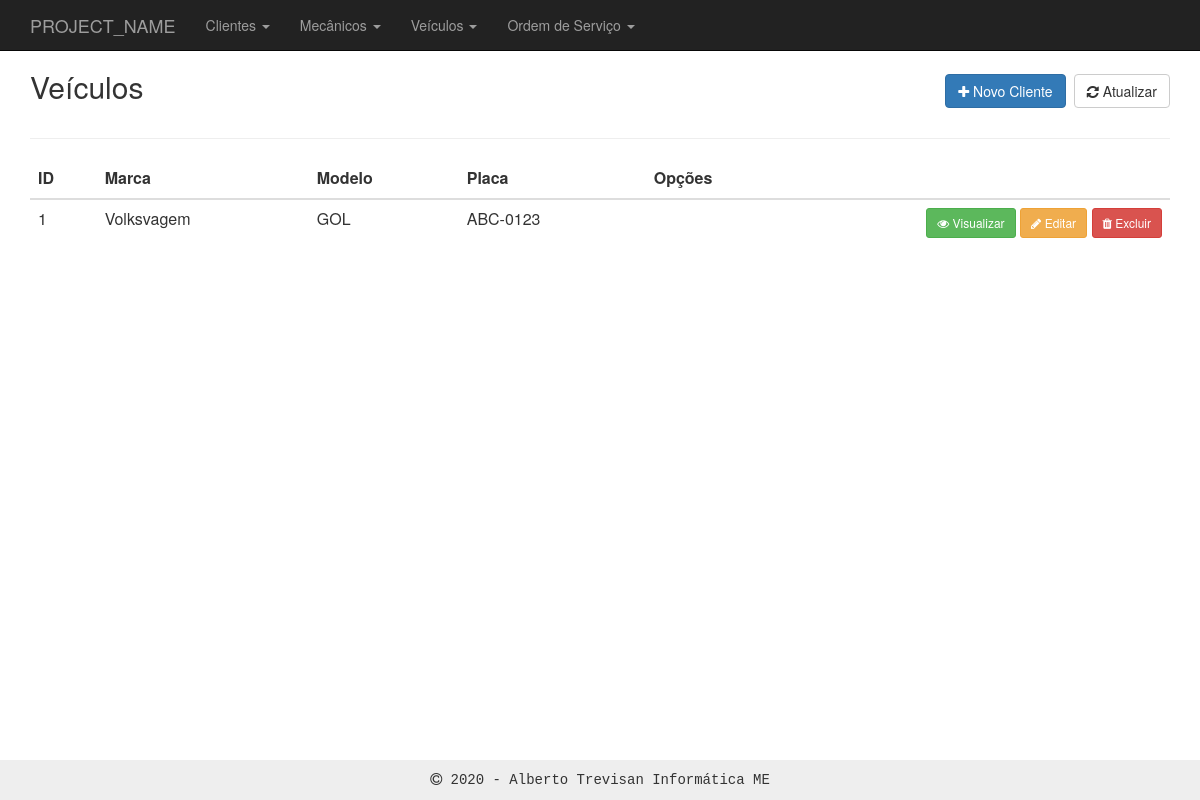
The app's page /veiculos/index.php with its own data.
### tables this page shows
CREATE TABLE `veiculos` (
  `id` int(11) NOT NULL,
  `marca` text DEFAULT NULL,
  `ano_de_fabricacao` int(11) DEFAULT NULL,
  `km` int(11) NOT NULL,
  `modelo` text DEFAULT NULL,
  `placa` varchar(8) DEFAULT NULL,
  `motor` text DEFAULT NULL,
  `numero_eixos` int(11) DEFAULT NULL,
  `potencia_cc` int(11) DEFAULT NULL,
  `quant_portas` int(11) DEFAULT NULL,
  `id_cliente` int(11) NOT NULL
);

### inc/database.php (called while the page is built, shortened)
<?php
function open_database() {
	try {
		$conn = new mysqli(DB_HOST, DB_USER, DB_PASSWORD, DB_NAME);
		return $conn;
	} catch (Exception $e) {
		echo $e->getMessage();
		return null;
	}
}
function find( $table = null, $id = null ) {
	$database = open_database();
	$found = null;
	try {
	  if ($id) {
	    $sql = "SELECT * FROM " . $table . " WHERE id = " . $id;
	    $result = $database->query($sql);
	    if ($result->num_rows > 0) {
	      $found = $result->fetch_assoc();
	    }
	  } else {
	    $sql = "SELECT * FROM " . $table;
	    $result = $database->query($sql);
	    if ($result->num_rows > 0) {
	      $found = $result->fetch_all(MYSQLI_ASSOC);
	    }
	  }
	} catch (Exception $e) {
	  $_SESSION['message'] = $e->GetMessage();
	  $_SESSION['type'] = 'danger';
  }
	return $found;
}

### veiculos/functions.php (called while the page is built, shortened)
<?php
function index() {
	$customers = find_all('veiculos');
}
function find_all( $table ) {
  return find($table);
}

### veiculos/index.php (the view, shortened to what this page needs)
<?php
    require_once('../functions.php');
    require_once('functions.php');
    index();
?>
<header>
	<div class="row">
		<div class="col-sm-6">
			<h2>Veículos</h2>
		</div>
		<div class="col-sm-6 text-right h2">
	    	<a class="btn btn-primary" href="add.php"><i class="fa fa-plus"></i> Novo Cliente</a>
	    	<a class="btn btn-default" href="index.php"><i class="fa fa-refresh"></i> Atualizar</a>
	    </div>
	</div>
</header>
<hr>
<table class="table table-hover">
<thead>
	<tr>
		<th>ID</th>
		<th>Marca</th>
		<th>Modelo</th>
		<th>Placa</th>
		<th class="text-left">Opções</th>
	</tr>
</thead>
<tbody>
<?php if ($customers) : ?>
<?php foreach ($customers as $customer) : ?>
	<tr>
		<td><?php echo $customer['id']; ?></td>
		<td><?php echo $customer['marca']; ?></td>
		<td><?php echo $customer['modelo']; ?></td>
		<td><?php echo $customer['placa']; ?></td>
		<td class="actions text-right">
			<a href="view.php?id=<?php echo $customer['id']; ?>" class="btn btn-sm btn-success"><i class="fa fa-eye"></i> Visualizar</a>
			<a href="edit.php?id=<?php echo $customer['id']; ?>" class="btn btn-sm btn-warning"><i class="fa fa-pencil"></i> Editar</a>
			<a href="#" class="btn btn-sm btn-danger" data-toggle="modal" data-target="#delete-modal" data-customer="<?php echo $customer['id']; ?>">
				<i class="fa fa-trash"></i> Excluir
			</a>
		</td>
	</tr>
<?php endforeach; ?>
<?php else : ?>
	<tr>
		<td colspan="6">Nenhum registro encontrado.</td>
	</tr>
<?php endif; ?>
</tbody>
</table>

### inc/header.php (style rules this page uses)
body { padding-top: 50px; padding-bottom: 20px; }

### records on screen
veiculos: id "1", marca "Volksvagem", modelo "GOL", placa "ABC-0123"

### other values on screen
PROJECT_NAME "PROJECT_NAME"
